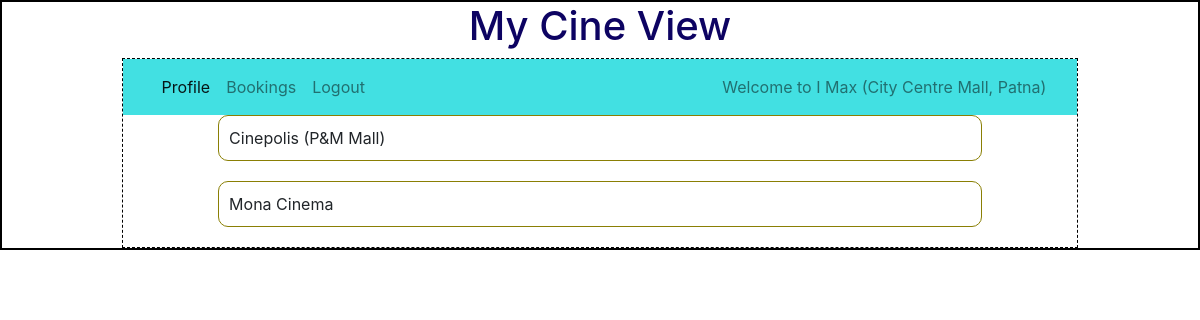
Page /user/3/I Max (City Centre Mall, Patna) on the earlier database version.
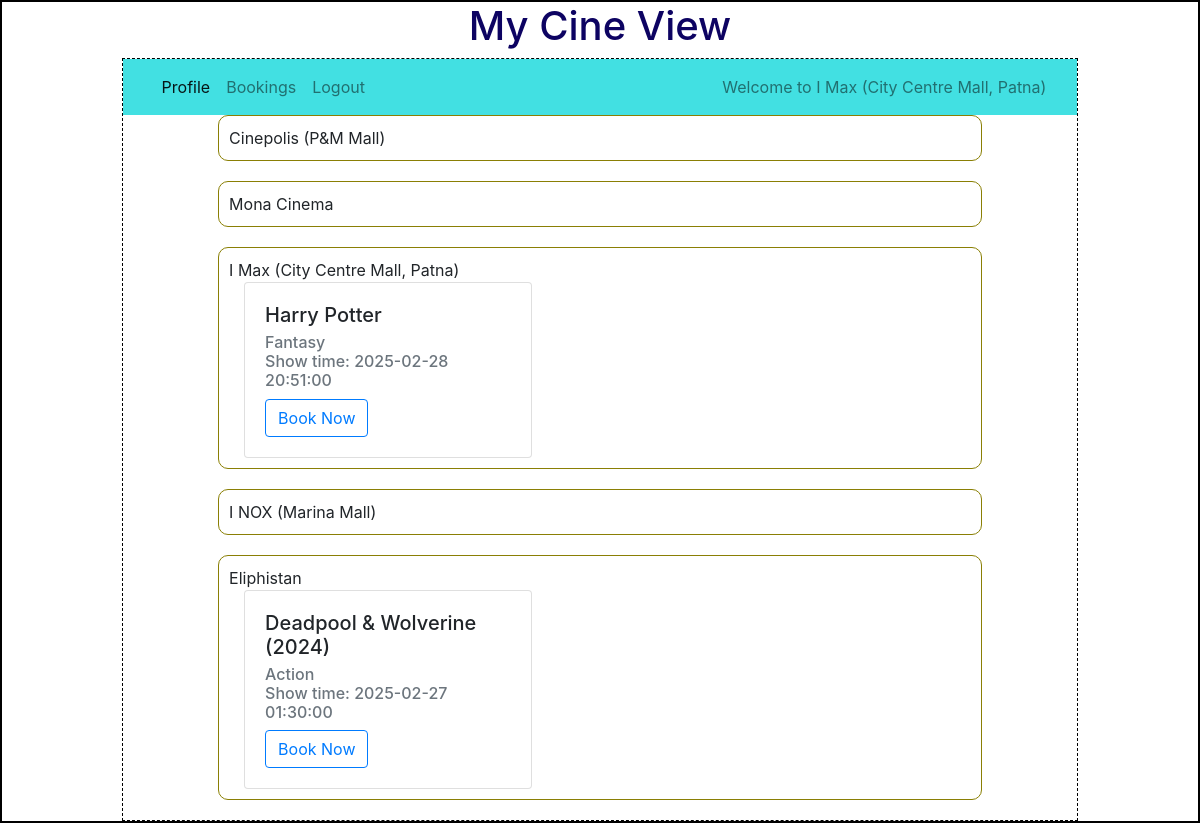
Same page on the later database version.
### backend/models.py (models this page shows)
class Theatre(db.Model):
    __tablename__="theatre"
    id=db.Column(db.Integer,primary_key=True)
    name=db.Column(db.String,nullable=False)
    location=db.Column(db.String,nullable=False)
    pin_code=db.Column(db.Integer,nullable=False)
    capacity=db.Column(db.Integer,nullable=False)
    shows=db.relationship("Show",cascade="all,delete",backref="theatre",lazy=True) # Theater can access all of Its shows

class Show(db.Model):
    __tablename__="show"
    id=db.Column(db.Integer,primary_key=True)
    name=db.Column(db.String,nullable=False)
    tags=db.Column(db.String,nullable=False)
    rating=db.Column(db.Integer,default=0)
    tkt_price=db.Column(db.Float,default=0.0)
    date_time=db.Column(db.DateTime,nullable=False)
    theatre_id=db.Column(db.Integer, db.ForeignKey("theatre.id"),nullable=False)
    tickets=db.relationship("Ticket",cascade="all,delete",backref="show",lazy=True) # Shows can access Its tickets

### backend/controllers.py (the view)
@app.route("/user/<id>/<name>")
def user_dashboard(id,name):
    theatres=get_theatres()
    dt_time_now=datetime.today().strftime("%Y-%m-%dT%H:%M")
    dt_time_now=datetime.strptime(dt_time_now,"%Y-%m-%dT%H:%M")
    return render_template("user_dashboard.html",uid=id,name=name,theatres=theatres,dt_time_now=dt_time_now)

### backend/controllers.py (called while the page is built)
def get_theatres():
    theatres=Theatre.query.all()
    return theatres

### templates/user_dashboard.html
{%extends "user_layout.html"%}
{%block content%}
        {%if theatres%}
                {%for theatre in theatres%}
                {%if theatre.shows%}
                <div class="outer_box">
                    {{theatre.name}}
                    <div class="container">
                        <div class="row">
                            {%for show in theatre.shows%}
                            {%if show.date_time >= dt_time_now%}
                            <div class="col">
                                <div class="card" style="width: 18rem;">
                                    <div class="card-body">
                                        <h5 class="card-title">{{show.name}}</h5>
                                        <h6 class="card-subtitle mb-2 text-muted">{{show.tags}} <br>Show time: {{show.date_time}}</h6>
                                        <a href="/book_ticket/{{uid}}/{{show.id}}/{{name}}" type="button" class="btn btn-outline-primary">Book Now</a>
                                    </div>
                                </div>
                            </div>
                            {%endif%}
                            {%endfor%}
                        </div>
                    </div>
                </div>
                {%endif%}
                {%endfor%}
        {%else%}
                <h3 class="center">Sorry, no theatres available!!!</h3>
        {%endif%}
{%endblock%}

### templates/user_layout.html (shortened to what this page needs)
<!DOCTYPE html>
<html lang="en">
    <head>
        <link rel="stylesheet" href="/static/styles/main.css">
        <link rel="stylesheet" href="https://cdn.jsdelivr.net/npm/bootstrap@4.0.0/dist/css/bootstrap.min.css">
    </head>
    <body>
        <div class="my_container">
            <div class="center"><h1>My Cine View</h1></div>
            <div class="my_panel">
                <nav class="navbar navbar-expand-lg navbar-light" style="background-color:rgb(66, 224, 226)">
                    <div class="container-fluid">
                        <div class="collapse navbar-collapse d-flex justify-content-between" id="navbarText">
                            <ul class="navbar-nav mb-2 mb-lg-0">
                                <li class="nav-item">
                                    <a class="nav-link active" aria-current="page" href="#">Profile</a>
                                </li>
                                <li class="nav-item">
                                    <a class="nav-link" href="#">Bookings</a>
                                </li>
                                <li class="nav-item">
                                    <a class="nav-link" href="/login">Logout</a>
                                </li>
                            </ul>
                            <span class="navbar-text">
                                Welcome to {{name}}
                            </span>
                        </div>
                    </div>
                </nav>
                {%block content%}{%endblock%}
            </div>
        </div>
    </body>
</html>

Differences in the rows shown:
now on one of the page's lists (row unchanged): Theatre: name "I Max (City Centre Mall, Patna)"
added Show: name "Harry Potter", tags "Fantasy", date_time "2025-02-28 20:51:00", shown under Theatre "I Max (City Centre Mall, Patna)"
added Theatre: name "I NOX (Marina Mall)"
added Theatre: name "Eliphistan"
added Show: name "Deadpool & Wolverine (2024)", tags "Action", date_time "2025-02-27 01:30:00", shown under "Eliphistan"
